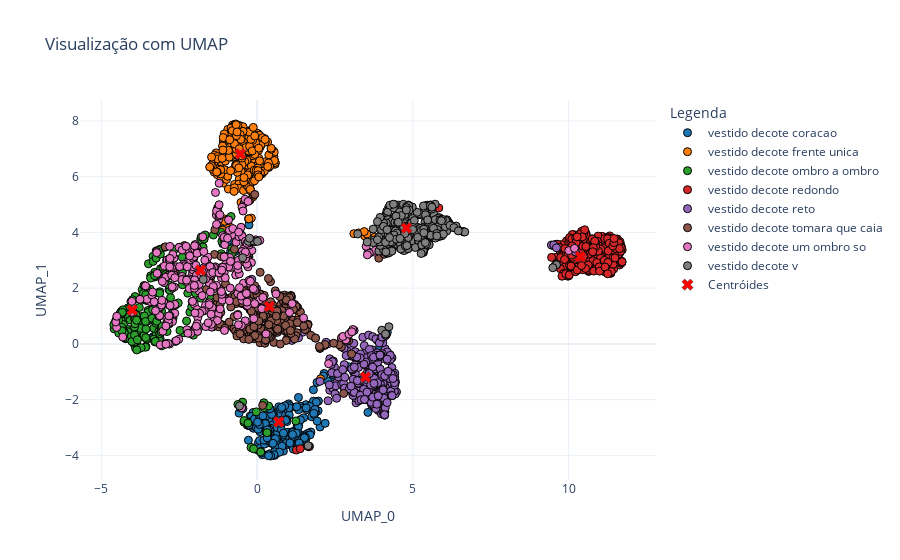

Source (notebook cell):
### Code cell
fig = plot_clusters_with_centroids(
    df_combined=df_combined_decote,
    target_column='search',
    embedding_columns=colunas_lda,
    color_dict=None,
    title="Visualização com UMAP",
    apply_umap=True,
    is_1d=False
)
fig.show()

### Figure 1 — Plotly figure (JSON) as saved in the notebook; plotly's stock layout.template omitted (floating-point values rounded to 4 significant figures; data arrays with more than 128 entries replaced by an {"elided": "..."} marker saying what was removed)
{"data": [{"hoverinfo": "text", "marker": {"color": "#1f77b4", "line": {"color": "black", "width": 1}, "size": 8}, "mode": "markers", "name": "vestido decote coracao", "text": {"elided": "308 str values"}, "type": "scatter", "x": {"elided": "308 float values"}, "y": {"elided": "308 float values"}}, {"hoverinfo": "text", "marker": {"color": "#ff7f0e", "line": {"color": "black", "width": 1}, "size": 8}, "mode": "markers", "name": "vestido decote frente unica", "text": {"elided": "315 str values"}, "type": "scatter", "x": {"elided": "315 float values"}, "y": {"elided": "315 float values"}}, {"hoverinfo": "text", "marker": {"color": "#2ca02c", "line": {"color": "black", "width": 1}, "size": 8}, "mode": "markers", "name": "vestido decote ombro a ombro", "text": {"elided": "294 str values"}, "type": "scatter", "x": {"elided": "294 float values"}, "y": {"elided": "294 float values"}}, {"hoverinfo": "text", "marker": {"color": "#d62728", "line": {"color": "black", "width": 1}, "size": 8}, "mode": "markers", "name": "vestido decote redondo", "text": {"elided": "294 str values"}, "type": "scatter", "x": {"elided": "294 float values"}, "y": {"elided": "294 float values"}}, {"hoverinfo": "text", "marker": {"color": "#9467bd", "line": {"color": "black", "width": 1}, "size": 8}, "mode": "markers", "name": "vestido decote reto", "text": {"elided": "322 str values"}, "type": "scatter", "x": {"elided": "322 float values"}, "y": {"elided": "322 float values"}}, {"hoverinfo": "text", "marker": {"color": "#8c564b", "line": {"color": "black", "width": 1}, "size": 8}, "mode": "markers", "name": "vestido decote tomara que caia", "text": {"elided": "329 str values"}, "type": "scatter", "x": {"elided": "329 float values"}, "y": {"elided": "329 float values"}}, {"hoverinfo": "text", "marker": {"color": "#e377c2", "line": {"color": "black", "width": 1}, "size": 8}, "mode": "markers", "name": "vestido decote um ombro so", "text": {"elided": "315 str values"}, "type": "scatter", "x": {"elided": "315 float values"}, "y": {"elided": "315 float values"}}, {"hoverinfo": "text", "marker": {"color": "#7f7f7f", "line": {"color": "black", "width": 1}, "size": 8}, "mode": "markers", "name": "vestido decote v", "text": {"elided": "322 str values"}, "type": "scatter", "x": {"elided": "322 float values"}, "y": {"elided": "322 float values"}}, {"hoverinfo": "text", "marker": {"color": "red", "line": {"width": 0.5}, "size": 10, "symbol": "x"}, "mode": "markers", "name": "Centróides", "text": ["CLUSTER_vestido decote coracao", "CLUSTER_vestido decote frente unica", "CLUSTER_vestido decote ombro a ombro", "CLUSTER_vestido decote redondo", "CLUSTER_vestido decote reto", "CLUSTER_vestido decote tomara que caia", "CLUSTER_vestido decote um ombro so", "CLUSTER_vestido decote v"], "type": "scatter", "x": [0.6978, -0.5395, -4.008, 10.38, 3.481, 0.395, -1.815, 4.795], "y": [-2.801, 6.816, 1.216, 3.132, -1.189, 1.341, 2.64, 4.156]}], "layout": {"hovermode": "closest", "legend": {"title": {"text": "Legenda"}}, "title": {"text": "Visualização com UMAP"}, "xaxis": {"title": {"text": "UMAP_0"}}, "yaxis": {"title": {"text": "UMAP_1"}}}}
